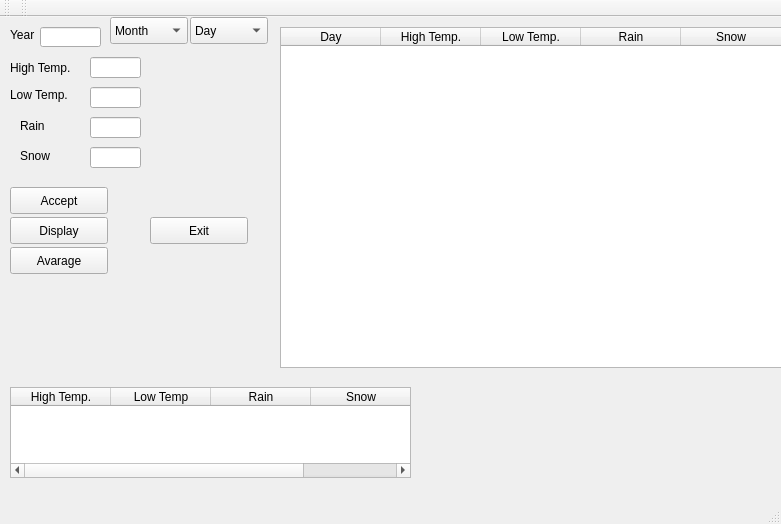
<?xml version="1.0" encoding="UTF-8"?>
<ui version="4.0">
 <class>weather_r</class>
 <widget class="QMainWindow" name="weather_r">
  <property name="geometry">
   <rect>
    <x>0</x>
    <y>0</y>
    <width>781</width>
    <height>524</height>
   </rect>
  </property>
  <property name="windowTitle">
   <string>weather_r</string>
  </property>
  <widget class="QWidget" name="centralWidget">
   <widget class="QLabel" name="label_2">
    <property name="geometry">
     <rect>
      <x>20</x>
      <y>100</y>
      <width>66</width>
      <height>17</height>
     </rect>
    </property>
    <property name="text">
     <string>Rain</string>
    </property>
   </widget>
   <widget class="QLabel" name="label_3">
    <property name="geometry">
     <rect>
      <x>20</x>
      <y>130</y>
      <width>66</width>
      <height>17</height>
     </rect>
    </property>
    <property name="text">
     <string>Snow</string>
    </property>
   </widget>
   <widget class="QLabel" name="label_4">
    <property name="geometry">
     <rect>
      <x>10</x>
      <y>40</y>
      <width>71</width>
      <height>21</height>
     </rect>
    </property>
    <property name="text">
     <string>High Temp.</string>
    </property>
   </widget>
   <widget class="QLabel" name="label_5">
    <property name="geometry">
     <rect>
      <x>10</x>
      <y>70</y>
      <width>81</width>
      <height>16</height>
     </rect>
    </property>
    <property name="text">
     <string>Low Temp.</string>
    </property>
   </widget>
   <widget class="QLineEdit" name="lineEdit_2">
    <property name="geometry">
     <rect>
      <x>90</x>
      <y>40</y>
      <width>51</width>
      <height>21</height>
     </rect>
    </property>
   </widget>
   <widget class="QLineEdit" name="lineEdit_3">
    <property name="geometry">
     <rect>
      <x>90</x>
      <y>70</y>
      <width>51</width>
      <height>21</height>
     </rect>
    </property>
   </widget>
   <widget class="QLineEdit" name="lineEdit_4">
    <property name="geometry">
     <rect>
      <x>90</x>
      <y>100</y>
      <width>51</width>
      <height>21</height>
     </rect>
    </property>
   </widget>
   <widget class="QLineEdit" name="lineEdit_5">
    <property name="geometry">
     <rect>
      <x>90</x>
      <y>130</y>
      <width>51</width>
      <height>21</height>
     </rect>
    </property>
   </widget>
   <widget class="QPushButton" name="pushButton">
    <property name="geometry">
     <rect>
      <x>10</x>
      <y>170</y>
      <width>98</width>
      <height>27</height>
     </rect>
    </property>
    <property name="text">
     <string>Accept</string>
    </property>
   </widget>
   <widget class="QTableWidget" name="tableWidget">
    <property name="geometry">
     <rect>
      <x>280</x>
      <y>10</y>
      <width>551</width>
      <height>341</height>
     </rect>
    </property>
    <column>
     <property name="text">
      <string>Day</string>
     </property>
    </column>
    <column>
     <property name="text">
      <string>High Temp.</string>
     </property>
    </column>
    <column>
     <property name="text">
      <string>Low Temp.</string>
     </property>
    </column>
    <column>
     <property name="text">
      <string>Rain</string>
     </property>
    </column>
    <column>
     <property name="text">
      <string>Snow</string>
     </property>
    </column>
   </widget>
   <widget class="QPushButton" name="pushButton_2">
    <property name="geometry">
     <rect>
      <x>10</x>
      <y>200</y>
      <width>98</width>
      <height>27</height>
     </rect>
    </property>
    <property name="text">
     <string>Display</string>
    </property>
   </widget>
   <widget class="QPushButton" name="pushButton_3">
    <property name="geometry">
     <rect>
      <x>10</x>
      <y>230</y>
      <width>98</width>
      <height>27</height>
     </rect>
    </property>
    <property name="text">
     <string>Avarage</string>
    </property>
   </widget>
   <widget class="QTableWidget" name="tableWidget_2">
    <property name="geometry">
     <rect>
      <x>10</x>
      <y>370</y>
      <width>401</width>
      <height>91</height>
     </rect>
    </property>
    <column>
     <property name="text">
      <string>High Temp.</string>
     </property>
    </column>
    <column>
     <property name="text">
      <string>Low Temp</string>
     </property>
    </column>
    <column>
     <property name="text">
      <string>Rain</string>
     </property>
    </column>
    <column>
     <property name="text">
      <string>Snow</string>
     </property>
    </column>
   </widget>
   <widget class="QComboBox" name="comboBox">
    <property name="geometry">
     <rect>
      <x>110</x>
      <y>0</y>
      <width>78</width>
      <height>27</height>
     </rect>
    </property>
    <item>
     <property name="text">
      <string>Month</string>
     </property>
    </item>
    <item>
     <property name="text">
      <string>January</string>
     </property>
    </item>
    <item>
     <property name="text">
      <string>February</string>
     </property>
    </item>
    <item>
     <property name="text">
      <string>March</string>
     </property>
    </item>
    <item>
     <property name="text">
      <string>April</string>
     </property>
    </item>
    <item>
     <property name="text">
      <string>May</string>
     </property>
    </item>
    <item>
     <property name="text">
      <string>June</string>
     </property>
    </item>
    <item>
     <property name="text">
      <string>July</string>
     </property>
    </item>
    <item>
     <property name="text">
      <string>August</string>
     </property>
    </item>
    <item>
     <property name="text">
      <string>September</string>
     </property>
    </item>
    <item>
     <property name="text">
      <string>October</string>
     </property>
    </item>
    <item>
     <property name="text">
      <string>November</string>
     </property>
    </item>
    <item>
     <property name="text">
      <string>December</string>
     </property>
    </item>
   </widget>
   <widget class="QComboBox" name="comboBox_2">
    <property name="geometry">
     <rect>
      <x>190</x>
      <y>0</y>
      <width>78</width>
      <height>27</height>
     </rect>
    </property>
    <item>
     <property name="text">
      <string>Day</string>
     </property>
    </item>
   </widget>
   <widget class="QPushButton" name="pushButton_4">
    <property name="geometry">
     <rect>
      <x>150</x>
      <y>200</y>
      <width>98</width>
      <height>27</height>
     </rect>
    </property>
    <property name="text">
     <string>Exit</string>
    </property>
   </widget>
   <widget class="QLabel" name="label">
    <property name="geometry">
     <rect>
      <x>10</x>
      <y>10</y>
      <width>41</width>
      <height>16</height>
     </rect>
    </property>
    <property name="text">
     <string>Year</string>
    </property>
   </widget>
   <widget class="QLineEdit" name="lineEdit">
    <property name="geometry">
     <rect>
      <x>40</x>
      <y>10</y>
      <width>61</width>
      <height>20</height>
     </rect>
    </property>
   </widget>
  </widget>
  <widget class="QMenuBar" name="menuBar">
   <property name="geometry">
    <rect>
     <x>0</x>
     <y>0</y>
     <width>781</width>
     <height>25</height>
    </rect>
   </property>
  </widget>
  <widget class="QToolBar" name="mainToolBar">
   <attribute name="toolBarArea">
    <enum>TopToolBarArea</enum>
   </attribute>
   <attribute name="toolBarBreak">
    <bool>false</bool>
   </attribute>
  </widget>
  <widget class="QStatusBar" name="statusBar"/>
  <widget class="QToolBar" name="toolBar">
   <property name="windowTitle">
    <string>toolBar</string>
   </property>
   <attribute name="toolBarArea">
    <enum>TopToolBarArea</enum>
   </attribute>
   <attribute name="toolBarBreak">
    <bool>false</bool>
   </attribute>
  </widget>
 </widget>
 <layoutdefault spacing="6" margin="11"/>
 <resources/>
 <connections/>
</ui>
